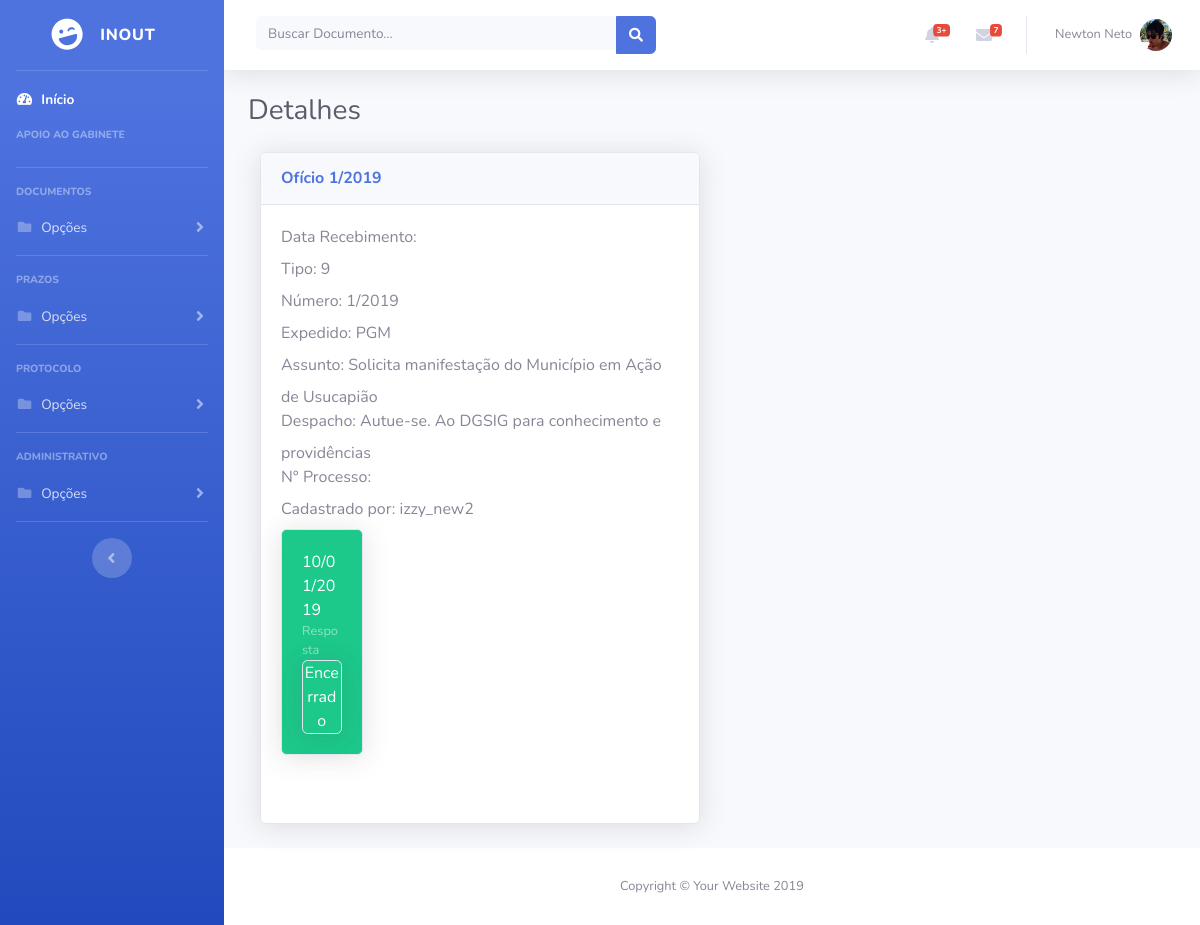
Page /1/detalhesdocumento.html (signed in) on the committed database.
### inout/models.py (models this page shows, shortened)
class Documento(models.Model):
	usuario = models.ForeignKey(User, on_delete = models.PROTECT)
	processo = models.ForeignKey(Processo, on_delete = models.SET_NULL, null = True)
	data_de_recebimento = models.DateTimeField('Data de Entrada')
	tipos_choices = [
		(1, 'Carta'),
		(2, 'Convite'),
		(3, 'Documento'),
		(4, 'Email'),
		(5, 'Mandado de Intimação'),
		(6, 'Memorando'),
		(7, 'Memorando Circular'),
		(8, 'Movimentação da Solicitação'),
		(9, 'Notificação'),
		(10, 'Ofício'),
		(11, 'Ofício Circular'),
		(12, 'Requerimento'),
		(13, 'Outro'),
	]
	tipo = models.IntegerField(choices = tipos_choices, default = 10)
	numero = models.CharField(max_length = 30)
	emissor = models.CharField(max_length = 150)
	assunto = models.CharField(max_length = 1000)
	despacho = models.CharField(max_length = 200)
	entrega_pessoal = models.BooleanField(default = False)
	def tipo_do_documento(self):
		return self.tipos_choices[self.tipo][1]

class Prazo(models.Model):
	documento = models.ForeignKey(Documento, on_delete = models.CASCADE)
	tipos_choices = [
		(1, 'Audiência'),
		(2, 'Audiência Pública'),
		(3, 'Evento'),
		(4, 'Resposta'),
		(5, 'Reunião'),
		(6, 'Outro'),
	]
	tipo = models.IntegerField(choices = tipos_choices, default = 4)
	vencimento = models.DateTimeField('Prazo')
	encerrado = models.BooleanField(default = False)
	dilacao = models.BooleanField(default = False)
	quantidade_de_dilacoes = models.IntegerField(default = 0)

### inout/views.py (the view)
# urls.py: path('<int:documento_id>/detalhesdocumento', views.detalhesdocumento, name = 'detalhesdocumento'),
@login_required
def detalhesdocumento(request, documento_id):
	documento = get_object_or_404(Documento, pk = documento_id)
	contexto = {
		'documento': documento,
		'data_de_hoje': datetime.date.today(),
	}
	return render(request, 'inout/detalhesdocumento.html', contexto)

### templates/inout/detalhesdocumento.html (shortened to what this page needs)
{% load staticfiles %}
{% include "header.html" %}
        <div class="container-fluid">
          <h1 class="h3 mb-4 text-gray-800">Detalhes</h1>
          <div class="col-lg-6 mb-4">
            <div class="card shadow mb-4">
              <div class="card-header py-3">
                <h6 class="m-0 font-weight-bold text-primary">{{ documento.tipo_do_documento }} {{ documento.numero }}</h6>
              </div>
              <div class="card-body">
                {% if documento %}
                  <label>Data Recebimento: </label> {{ documento.data_de_entrada|date:'d/m/Y' }}
                  <br/>
                  <label>Tipo: </label> {{ documento.tipo }}
                  <br/>
                  <label>Número: </label> {{ documento.numero }}
                  <br/>
                  <label>Expedido: </label> {{ documento.emissor }}
                  <br/>
                  <label>Assunto: </label> {{ documento.assunto }}
                  <br/>
                  <label>Despacho: </label> {{ documento.despacho }}
                  <br/>
                  <label>N° Processo: </label> {{ documento.processo.numero }}
                  <br/>
                  <label>Cadastrado por: </label> {{ documento.usuario }}
                  <br/>
                  <div class="row">
                    <div class="col-lg-6 mb-4">
                      <div class="row">
                      {% for prazo in documento.prazo_set.all %}
                        <div class="col-lg-6 mb-4">
                          {% if prazo.encerrado == True %}
                            <div class="card bg-success text-white shadow">
                              <div class="card-body">
                                {{ prazo.vencimento|date:'d/m/Y' }}
                              <div class="text-white-50 small">{{ prazo.tipo }}</div>
                              <span class="bg-success card text-white shadow centralizaTexto" />Encerrado</span>
                              </div>
                            </div>
                          {% endif %}
                        </div>
                      {% endfor %}
                      </div>
                    </div>
                  </div>
                {% endif %}
              </div>
            </div>
          </div>
        </div>
      </div>
{% include "footer.html" %}

### inout/static/css/principal.css (style rules this page uses)
.centralizaTexto { text-align: center; }

### rows in the picture
Documento: tipo_do_documento "Ofício", numero "1/2019", tipo "9", emissor "PGM", assunto "Solicita manifestação do Município em Ação de Usucapião", despacho "Autue-se. Ao DGSIG para conhecimento e providências", usuario "izzy_new2"
Prazo: vencimento "10/01/2019", tipo "Resposta"
